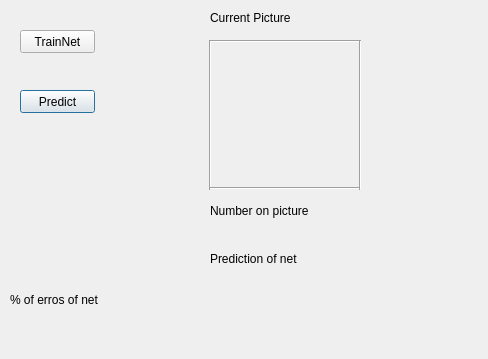
<?xml version="1.0" encoding="UTF-8"?>
<ui version="4.0">
 <class>NeuralNetwork</class>
 <widget class="QDialog" name="NeuralNetwork">
  <property name="geometry">
   <rect>
    <x>0</x>
    <y>0</y>
    <width>488</width>
    <height>359</height>
   </rect>
  </property>
  <property name="windowTitle">
   <string>Dialog</string>
  </property>
  <property name="whatsThis">
   <string/>
  </property>
  <widget class="Line" name="line">
   <property name="geometry">
    <rect>
     <x>200</x>
     <y>40</y>
     <width>20</width>
     <height>150</height>
    </rect>
   </property>
   <property name="minimumSize">
    <size>
     <width>0</width>
     <height>150</height>
    </size>
   </property>
   <property name="maximumSize">
    <size>
     <width>16777215</width>
     <height>150</height>
    </size>
   </property>
   <property name="baseSize">
    <size>
     <width>0</width>
     <height>150</height>
    </size>
   </property>
   <property name="orientation">
    <enum>Qt::Vertical</enum>
   </property>
  </widget>
  <widget class="Line" name="line_2">
   <property name="geometry">
    <rect>
     <x>210</x>
     <y>187</y>
     <width>150</width>
     <height>3</height>
    </rect>
   </property>
   <property name="minimumSize">
    <size>
     <width>150</width>
     <height>0</height>
    </size>
   </property>
   <property name="maximumSize">
    <size>
     <width>150</width>
     <height>16777215</height>
    </size>
   </property>
   <property name="baseSize">
    <size>
     <width>150</width>
     <height>0</height>
    </size>
   </property>
   <property name="orientation">
    <enum>Qt::Horizontal</enum>
   </property>
  </widget>
  <widget class="Line" name="line_3">
   <property name="geometry">
    <rect>
     <x>210</x>
     <y>33</y>
     <width>150</width>
     <height>16</height>
    </rect>
   </property>
   <property name="minimumSize">
    <size>
     <width>150</width>
     <height>0</height>
    </size>
   </property>
   <property name="maximumSize">
    <size>
     <width>150</width>
     <height>16777215</height>
    </size>
   </property>
   <property name="baseSize">
    <size>
     <width>150</width>
     <height>0</height>
    </size>
   </property>
   <property name="orientation">
    <enum>Qt::Horizontal</enum>
   </property>
  </widget>
  <widget class="Line" name="line_4">
   <property name="geometry">
    <rect>
     <x>350</x>
     <y>40</y>
     <width>20</width>
     <height>150</height>
    </rect>
   </property>
   <property name="minimumSize">
    <size>
     <width>0</width>
     <height>150</height>
    </size>
   </property>
   <property name="maximumSize">
    <size>
     <width>16777215</width>
     <height>150</height>
    </size>
   </property>
   <property name="baseSize">
    <size>
     <width>0</width>
     <height>150</height>
    </size>
   </property>
   <property name="orientation">
    <enum>Qt::Vertical</enum>
   </property>
  </widget>
  <widget class="QLabel" name="Picture">
   <property name="geometry">
    <rect>
     <x>215</x>
     <y>45</y>
     <width>140</width>
     <height>140</height>
    </rect>
   </property>
   <property name="minimumSize">
    <size>
     <width>140</width>
     <height>140</height>
    </size>
   </property>
   <property name="maximumSize">
    <size>
     <width>140</width>
     <height>140</height>
    </size>
   </property>
   <property name="baseSize">
    <size>
     <width>140</width>
     <height>140</height>
    </size>
   </property>
   <property name="text">
    <string/>
   </property>
  </widget>
  <widget class="QLabel" name="PictureLabel">
   <property name="geometry">
    <rect>
     <x>210</x>
     <y>10</y>
     <width>151</width>
     <height>16</height>
    </rect>
   </property>
   <property name="text">
    <string>Current Picture</string>
   </property>
  </widget>
  <widget class="QPushButton" name="StartToTrainNet">
   <property name="geometry">
    <rect>
     <x>20</x>
     <y>30</y>
     <width>75</width>
     <height>23</height>
    </rect>
   </property>
   <property name="text">
    <string>TrainNet</string>
   </property>
   <property name="autoDefault">
    <bool>false</bool>
   </property>
  </widget>
  <widget class="QPushButton" name="Predict">
   <property name="geometry">
    <rect>
     <x>20</x>
     <y>90</y>
     <width>75</width>
     <height>23</height>
    </rect>
   </property>
   <property name="text">
    <string>Predict</string>
   </property>
  </widget>
  <widget class="QWidget" name="gridLayoutWidget">
   <property name="geometry">
    <rect>
     <x>210</x>
     <y>195</y>
     <width>160</width>
     <height>80</height>
    </rect>
   </property>
   <layout class="QGridLayout" name="gridLayout_4">
    <item row="1" column="0">
     <spacer name="verticalSpacer">
      <property name="orientation">
       <enum>Qt::Vertical</enum>
      </property>
      <property name="sizeType">
       <enum>QSizePolicy::Fixed</enum>
      </property>
      <property name="sizeHint" stdset="0">
       <size>
        <width>10</width>
        <height>10</height>
       </size>
      </property>
     </spacer>
    </item>
    <item row="0" column="2">
     <widget class="QLabel" name="RealNumber">
      <property name="text">
       <string/>
      </property>
     </widget>
    </item>
    <item row="0" column="1">
     <spacer name="horizontalSpacer">
      <property name="orientation">
       <enum>Qt::Horizontal</enum>
      </property>
      <property name="sizeType">
       <enum>QSizePolicy::Fixed</enum>
      </property>
      <property name="sizeHint" stdset="0">
       <size>
        <width>10</width>
        <height>10</height>
       </size>
      </property>
     </spacer>
    </item>
    <item row="0" column="0">
     <widget class="QLabel" name="SymbolOnPicture">
      <property name="text">
       <string>Number on picture</string>
      </property>
     </widget>
    </item>
    <item row="2" column="0">
     <widget class="QLabel" name="PredNet">
      <property name="text">
       <string>Prediction of net</string>
      </property>
     </widget>
    </item>
    <item row="2" column="2">
     <widget class="QLabel" name="PredictionOfNet">
      <property name="text">
       <string/>
      </property>
     </widget>
    </item>
   </layout>
  </widget>
  <widget class="QWidget" name="horizontalLayoutWidget">
   <property name="geometry">
    <rect>
     <x>10</x>
     <y>260</y>
     <width>160</width>
     <height>80</height>
    </rect>
   </property>
   <layout class="QHBoxLayout" name="horizontalLayout">
    <item>
     <widget class="QLabel" name="Percentage">
      <property name="text">
       <string>% of erros of net</string>
      </property>
     </widget>
    </item>
    <item>
     <spacer name="horizontalSpacer_2">
      <property name="orientation">
       <enum>Qt::Horizontal</enum>
      </property>
      <property name="sizeType">
       <enum>QSizePolicy::Fixed</enum>
      </property>
      <property name="sizeHint" stdset="0">
       <size>
        <width>10</width>
        <height>20</height>
       </size>
      </property>
     </spacer>
    </item>
    <item>
     <widget class="QLabel" name="PercentageOfErOfNet">
      <property name="text">
       <string/>
      </property>
     </widget>
    </item>
   </layout>
  </widget>
 </widget>
 <resources/>
 <connections/>
</ui>
